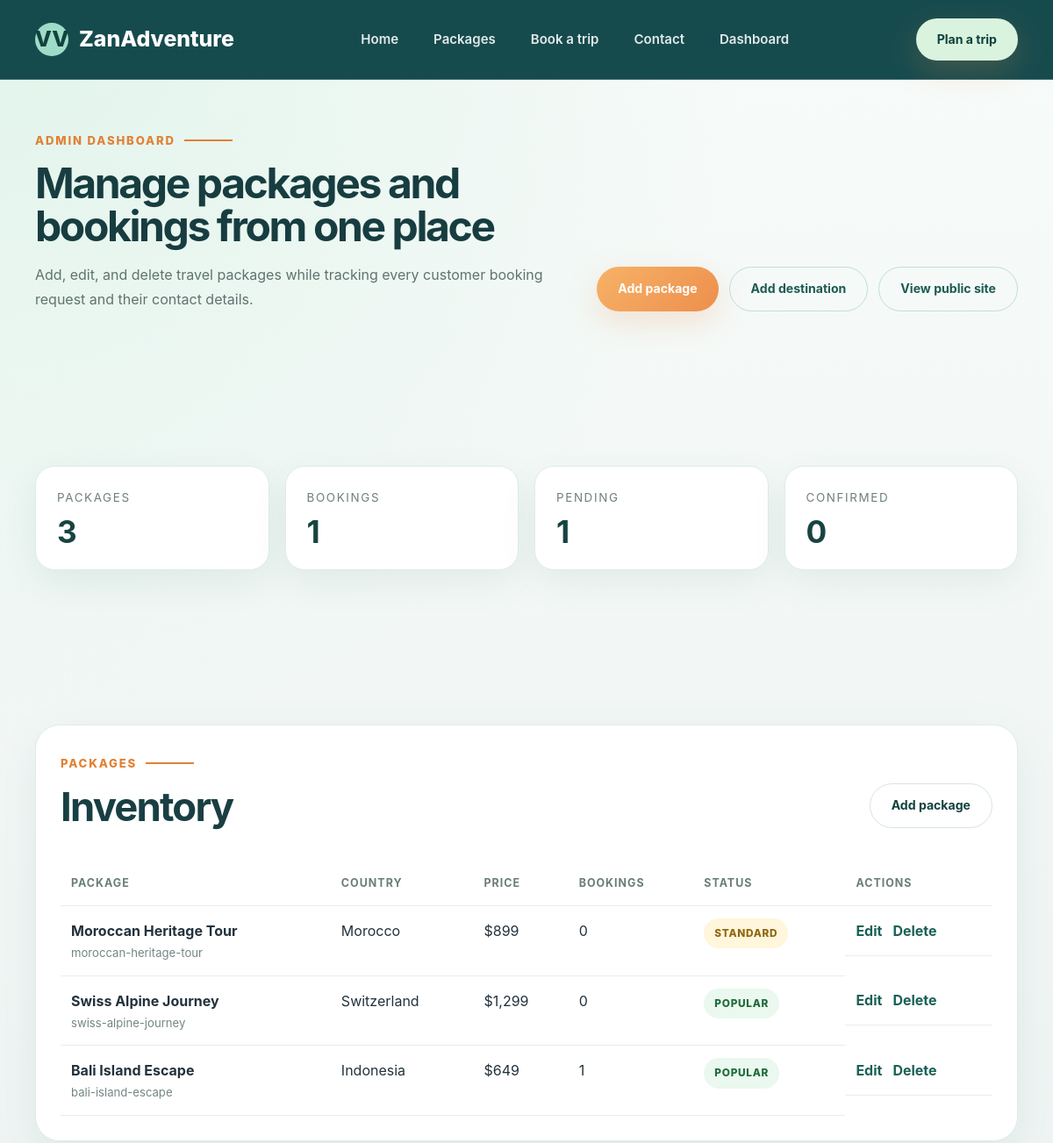
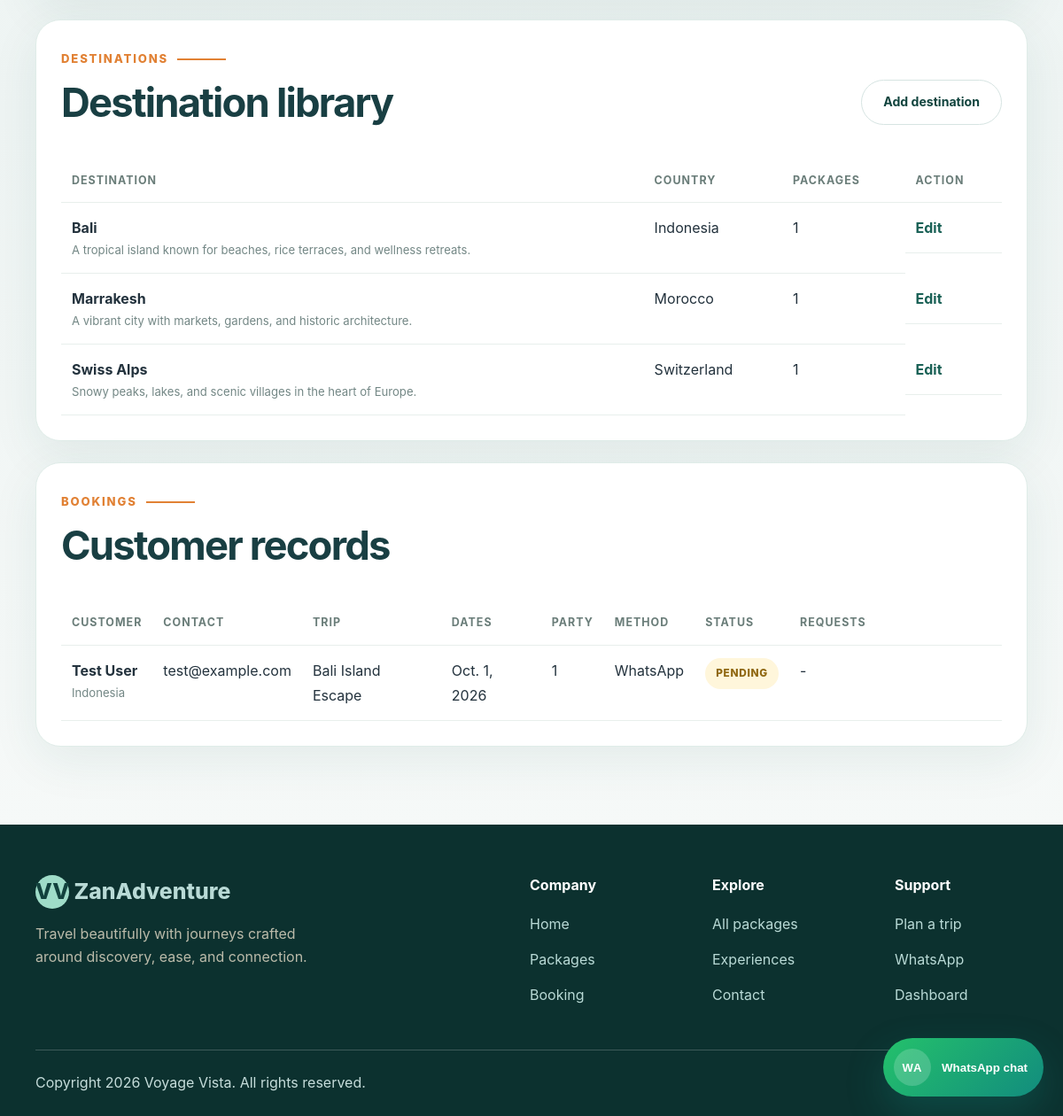
The page /dashboard/ (signed in) on the database its author committed (2 pictures, top to bottom).
### tour_app/models.py (models this page shows, shortened)
class TourPackage(models.Model):
    title = models.CharField(max_length=150)
    slug = models.SlugField(unique=True)
    destination = models.ForeignKey(Destination, on_delete=models.CASCADE, related_name='packages', null=True, blank=True)
    country = models.CharField(max_length=100)
    duration = models.CharField(max_length=50)
    price = models.CharField(max_length=50)
    summary = models.TextField(blank=True)
    description = models.TextField(blank=True)
    image = models.URLField(blank=True)
    is_popular = models.BooleanField(default=False)
    created_at = models.DateTimeField(auto_now_add=True)

class Destination(models.Model):
    name = models.CharField(max_length=100)
    country = models.CharField(max_length=100)
    description = models.TextField(blank=True)
    image_url = models.URLField(blank=True)

class Booking(models.Model):
    class Status(models.TextChoices):
        PENDING = 'pending', 'Pending'
        CONFIRMED = 'confirmed', 'Confirmed'
        CANCELLED = 'cancelled', 'Cancelled'
    class ContactMethod(models.TextChoices):
        WHATSAPP = 'whatsapp', 'WhatsApp'
        EMAIL = 'email', 'Email'
        PHONE = 'phone', 'Phone Call'
    guest_name = models.CharField(max_length=120)
    guest_email = models.EmailField()
    guest_phone = models.CharField(max_length=30, blank=True, default='')
    whatsapp_number = models.CharField(max_length=30, blank=True, default='')
    country = models.CharField(max_length=100, blank=True, default='')
    package = models.ForeignKey(TourPackage, on_delete=models.SET_NULL, null=True, blank=True, related_name='bookings')
    package_name = models.CharField(max_length=150, blank=True, default='')
    travelers = models.PositiveIntegerField(default=1)
    start_date = models.DateField(null=True, blank=True)
    return_date = models.DateField(null=True, blank=True)
    contact_method = models.CharField(max_length=20, choices=ContactMethod.choices, default=ContactMethod.WHATSAPP)
    special_requests = models.TextField(blank=True, default='')
    status = models.CharField(max_length=20, choices=Status.choices, default=Status.PENDING)
    created_at = models.DateTimeField(auto_now_add=True)

### tour_app/views.py (the view)
# urls.py: path('dashboard/', views.dashboard, name='dashboard'),
@staff_member_required
def dashboard(request):
    packages = TourPackage.objects.select_related('destination').annotate(
        booking_count=Count('bookings')
    ).order_by('-created_at')
    bookings = Booking.objects.select_related('package').order_by('-created_at')
    context = {
        'packages': packages,
        'destinations': Destination.objects.annotate(package_count=Count('packages')).order_by('name'),
        'bookings': bookings,
        'stats': {
            'packages': packages.count(),
            'bookings': bookings.count(),
            'pending': bookings.filter(status=Booking.Status.PENDING).count(),
            'confirmed': bookings.filter(status=Booking.Status.CONFIRMED).count(),
        },
    }
    return render(request, 'tour_app/dashboard.html', context)

### tour_app/context_processors.py (called while the page is built)
def site_settings(request):
    whatsapp_phone_number = getattr(settings, 'WHATSAPP_PHONE_NUMBER', '0612001424')
    normalized_whatsapp_phone = ''.join(ch for ch in str(whatsapp_phone_number) if ch.isdigit())
    return {
        'whatsapp_phone_number': normalized_whatsapp_phone,
        'whatsapp_default_message': getattr(
            settings,
            'WHATSAPP_DEFAULT_MESSAGE',
            'Hello, I would like more information about your travel packages.',
        ),
    }

### templates/tour_app/dashboard.html (shortened to what this page needs)
{% extends 'tour_app/base.html' %}
{% block body_class %}dashboard-page{% endblock %}
{% block content %}
<section class="section dashboard-hero">
    <div class="container dashboard-hero-grid">
        <div>
            <span class="eyebrow">Admin dashboard</span>
            <h1>Manage packages and bookings from one place</h1>
            <p>
                Add, edit, and delete travel packages while tracking every customer booking request and their contact details.
            </p>
        </div>
        <div class="dashboard-actions">
            <a class="btn btn-primary" href="{% url 'package_create' %}">Add package</a>
            <a class="btn btn-secondary" href="{% url 'destination_create' %}">Add destination</a>
            <a class="btn btn-secondary" href="{% url 'packages' %}">View public site</a>
        </div>
    </div>
</section>
<section class="section dashboard-stats">
    <div class="container dashboard-stat-grid">
        <article class="stat-card">
            <span>Packages</span>
            <strong>{{ stats.packages }}</strong>
        </article>
        <article class="stat-card">
            <span>Bookings</span>
            <strong>{{ stats.bookings }}</strong>
        </article>
        <article class="stat-card">
            <span>Pending</span>
            <strong>{{ stats.pending }}</strong>
        </article>
        <article class="stat-card">
            <span>Confirmed</span>
            <strong>{{ stats.confirmed }}</strong>
        </article>
    </div>
</section>
<section class="section dashboard-lists">
    <div class="container dashboard-panels">
        <article class="dashboard-panel">
            <div class="section-head split">
                <div>
                    <span class="eyebrow">Packages</span>
                    <h2>Inventory</h2>
                </div>
                <a class="btn btn-ghost" href="{% url 'package_create' %}">Add package</a>
            </div>
            <div class="table-wrap">
                <table class="dashboard-table">
                    <thead>
                        <tr>
                            <th>Package</th>
                            <th>Country</th>
                            <th>Price</th>
                            <th>Bookings</th>
                            <th>Status</th>
                            <th>Actions</th>
                        </tr>
                    </thead>
                    <tbody>
                        {% for package in packages %}
                            <tr>
                                <td>
                                    <strong>{{ package.title }}</strong>
                                    <div class="muted">{{ package.slug }}</div>
                                </td>
                                <td>{{ package.country }}</td>
                                <td>{{ package.price }}</td>
                                <td>{{ package.booking_count }}</td>
                                <td>
                                    {% if package.is_popular %}
                                        <span class="status-badge status-confirmed">Popular</span>
                                    {% else %}
                                        <span class="status-badge status-pending">Standard</span>
                                    {% endif %}
                                </td>
                                <td class="table-actions">
                                    <a href="{% url 'package_edit' package.pk %}">Edit</a>
                                    <a href="{% url 'package_delete' package.pk %}">Delete</a>
                                </td>
                            </tr>
                        {% empty %}
                            <tr>
                                <td colspan="6" class="table-empty">No packages have been created yet.</td>
                            </tr>
                        {% endfor %}
                    </tbody>
                </table>
            </div>
        </article>
        <article class="dashboard-panel">
            <div class="section-head split">
                <div>
                    <span class="eyebrow">Destinations</span>
                    <h2>Destination library</h2>
                </div>
                <a class="btn btn-ghost" href="{% url 'destination_create' %}">Add destination</a>
            </div>
            <div class="table-wrap">
                <table class="dashboard-table">
                    <thead>
                        <tr>
                            <th>Destination</th>
                            <th>Country</th>
                            <th>Packages</th>
                            <th>Action</th>
                        </tr>
                    </thead>
                    <tbody>
                        {% for destination in destinations %}
                            <tr>
                                <td>
                                    <strong>{{ destination.name }}</strong>
                                    <div class="muted">{{ destination.description|default:"No description yet."|truncatewords:12 }}</div>
                                </td>
                                <td>{{ destination.country }}</td>
                                <td>{{ destination.package_count }}</td>
                                <td class="table-actions"><a href="{% url 'destination_edit' destination.pk %}">Edit</a></td>
                            </tr>
                        {% empty %}
                            <tr><td colspan="4" class="table-empty">No destinations have been added yet.</td></tr>
                        {% endfor %}
                    </tbody>
                </table>
            </div>
        </article>
        <article class="dashboard-panel">
            <div class="section-head split">
                <div>
                    <span class="eyebrow">Bookings</span>
                    <h2>Customer records</h2>
                </div>
            </div>
            <div class="table-wrap">
                <table class="dashboard-table bookings-table">
                    <thead>
                        <tr>
                            <th>Customer</th>
                            <th>Contact</th>
                            <th>Trip</th>
                            <th>Dates</th>
                            <th>Party</th>
                            <th>Method</th>
                            <th>Status</th>
                            <th>Requests</th>
                        </tr>
                    </thead>
                    <tbody>
                        {% for booking in bookings %}
                            <tr>
                                <td>
                                    <strong>{{ booking.guest_name }}</strong>
                                    <div class="muted">{{ booking.country|default:"Unknown country" }}</div>
                                </td>
                                <td>
                                    <div>{{ booking.guest_email }}</div>
                                </td>
                                <td>{{ booking.package_name|default:booking.package.title|default:"-" }}</td>
                                <td>
                                    <div>{{ booking.start_date|default:"-" }}</div>
                                </td>
                                <td>{{ booking.travelers }}</td>
                                <td>{{ booking.get_contact_method_display }}</td>
                                <td>
                                    <span class="status-badge status-{{ booking.status }}">{{ booking.get_status_display }}</span>
                                </td>
                                <td class="request-cell">{{ booking.special_requests|default:"-" }}</td>
                            </tr>
                        {% empty %}
                            <tr>
                                <td colspan="8" class="table-empty">No bookings have been submitted yet.</td>
                            </tr>
                        {% endfor %}
                    </tbody>
                </table>
            </div>
        </article>
    </div>
</section>
{% endblock %}

### static/css/styles.css (style rules this page uses)
* { margin: 0; padding: 0; box-sizing: border-box; }
body { font-family: "Inter", "Segoe UI", Arial, sans-serif; color: #24313c; background: #f9fafb; line-height: 1.75; }
.container { width: min(1180px, calc(100% - 80px)); margin: 0 auto; }
.btn { display: inline-flex; align-items: center; justify-content: center; gap: 8px; padding: 12px 24px; border-radius: 999px; border: 0; font-weight: 700; font-size: 0.88rem; text-decoration: none; cursor: pointer; }
.btn-primary { background: linear-gradient(135deg, #f7b267, #ed8f4c); color: white; box-shadow: 0 12px 36px rgba(237, 143, 76, 0.22); }
.btn-secondary { background: transparent; border: 1px solid #bfded9; color: #1d5b53; }
.btn-ghost { background: white; border: 1px solid #d6e4e2; color: #11443e; }
.eyebrow { display: inline-flex; align-items: center; gap: 10px; font-size: 0.82rem; font-weight: 800; letter-spacing: 0.14em; color: #e18134; text-transform: uppercase; }
.eyebrow:after { content: ""; width: 55px; height: 2px; background: currentColor; }
.section { padding: 88px 0; }
.section-head { margin-bottom: 38px; }
.section-head h2 { margin-top: 12px; font-size: clamp(2rem, 4vw, 2.84rem); line-height: 1.08; color: #193f43; letter-spacing: -0.04em; }
.section-head.split { display: flex; justify-content: space-between; align-items: end; }
.section-head.split { flex-wrap: wrap; gap: 16px; }
.dashboard-page { background: radial-gradient(circle at top left, rgba(208, 239, 224, 0.55), transparent 30%), linear-gradient(180deg, #f7fbf9, #eef4f3 56%, #f9fbfa); }
.dashboard-hero { padding-top: 54px; }
.dashboard-hero-grid { display: grid; grid-template-columns: 1.2fr auto; gap: 24px; align-items: end; }
.dashboard-hero h1 { margin-top: 12px; font-size: clamp(2.2rem, 4vw, 3.6rem); line-height: 1.02; color: #173d40; letter-spacing: -0.05em; }
.dashboard-hero p { max-width: 720px; margin-top: 16px; color: #60736f; }
.dashboard-actions { display: flex; gap: 12px; flex-wrap: wrap; justify-content: flex-end; }
.dashboard-stat-grid { display: grid; grid-template-columns: repeat(4, minmax(160px, 1fr)); gap: 18px; }
.stat-card { background: white; border-radius: 22px; padding: 24px; border: 1px solid #dfece8; box-shadow: 0 14px 40px rgba(29, 84, 72, 0.08); }
.stat-card span { display: block; color: #6f807d; font-size: 0.84rem; text-transform: uppercase; letter-spacing: 0.12em; }
.stat-card strong { display: block; margin-top: 10px; font-size: 2.2rem; line-height: 1; color: #184440; }
.dashboard-panels { display: grid; gap: 24px; }
.dashboard-panel { background: white; border-radius: 28px; border: 1px solid #dfece8; box-shadow: 0 16px 54px rgba(29, 84, 72, 0.08); padding: 28px; }
.table-wrap { overflow-x: auto; margin-top: 18px; }
.dashboard-table { width: 100%; border-collapse: collapse; min-width: 940px; }
.dashboard-table th, .dashboard-table td { padding: 14px 12px; text-align: left; vertical-align: top; border-bottom: 1px solid #e8efec; }
.dashboard-table th { color: #6a7d79; font-size: 0.78rem; letter-spacing: 0.08em; text-transform: uppercase; }
.dashboard-table td { color: #23323d; }
.table-actions { display: flex; gap: 12px; flex-wrap: wrap; }
.table-actions a { color: #1a6156; font-weight: 700; text-decoration: none; }
.muted { color: #738785; font-size: 0.82rem; }
.status-badge { display: inline-flex; align-items: center; justify-content: center; padding: 7px 12px; border-radius: 999px; font-weight: 800; font-size: 0.74rem; text-transform: uppercase; letter-spacing: 0.06em; }
.status-pending { background: #fff6db; color: #8f6710; }
.status-confirmed { background: #eaf8ef; color: #1f6b39; }
.request-cell { min-width: 240px; color: #526b69; }

### rows shown on the page
TourPackage: title "Moroccan Heritage Tour", slug "moroccan-heritage-tour", country "Morocco", price "$899", booking_count "0", is_popular "STANDARD"
TourPackage: title "Swiss Alpine Journey", slug "swiss-alpine-journey", country "Switzerland", price "$1,299", booking_count "0", is_popular "POPULAR"
TourPackage: title "Bali Island Escape", slug "bali-island-escape", country "Indonesia", price "$649", booking_count "1", is_popular "POPULAR"
Destination: name "Bali", description "A tropical island known for beaches, rice terraces, and wellness retreats.", country "Indonesia", package_count "1"
Destination: name "Marrakesh", description "A vibrant city with markets, gardens, and historic architecture.", country "Morocco", package_count "1"
Destination: name "Swiss Alps", description "Snowy peaks, lakes, and scenic villages in the heart of Europe.", country "Switzerland", package_count "1"
Booking: guest_name "Test User", country "Indonesia", guest_email "test@example.com", package_name "Bali Island Escape", start_date "Oct. 1, 2026", travelers "1", contact_method "WhatsApp", status "PENDING", special_requests "-"

### other values the page prints
{{ stats.packages }} "3"
{{ stats.bookings }} "1"
{{ stats.pending }} "1"
{{ stats.confirmed }} "0"
